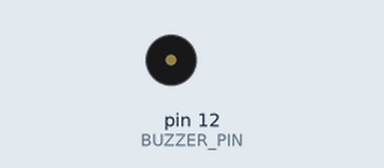
Simulated run of this sketch. Board: Arduino Uno, built with avr-gcc and run on an emulated ATmega328P. Shown: buzzer (waves = sounding, pin HIGH). At 13.6 s the program stops and its outputs stay as they are.

Above: at 0.54 s.
At 11.94 s:
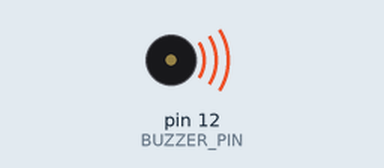
Timing chart, 0 to 15.1 s (numbered marks = the images above):
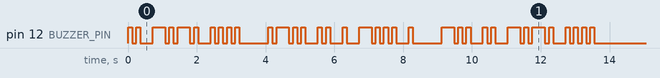

The sketch:

Active-Buzzer-Morsecode.ino
```cpp
// the pin for the active buzzer
#define BUZZER_PIN 12

// Global variables

// Speeds and lengths
int morseSpeed = 120;   // slow = 240, normal = 120, fast = 60
int dahLength = 3*morseSpeed;
int ditLength = 1*morseSpeed;

// Pauses
int pSymbol = 1*morseSpeed;
int pCharacter = 3*morseSpeed;
int pWord = 7*morseSpeed;

// The message to encode into morsecode
char message[] = "Ich liebe Dich";

// Setup
void setup() {
  // declare BUZZER_PIN as OUTPUT
  pinMode(BUZZER_PIN, OUTPUT);
}

// Loop
void loop() {
  // morse message
  morse(message);

  // Exit loop
  exit(0);
}

// Morsecodes
// Symbols:
//    Long   ===  (3 dits = 1 dah)
//    Short  =    (1 dit)
// Pauses:
//    between two symbols           _       (1 dit long)
//    between characters in a word  ___     (3 dits long)
//    between words                 _______ (7 dits long)
//
//  ALPHABET
//
// A  .-          =_===
// B  -...        ===_=_=_=
// C  -.-.
// D  -..
// E  .

// make beep
void beep(int duration){
  digitalWrite(BUZZER_PIN, HIGH);
  delay(duration);
  digitalWrite(BUZZER_PIN, LOW);
}

// pause between symbol
void pauseSymbol(){
  delay(pSymbol);
}

// pause between characters
void pauseCharacter(){
  delay(pCharacter);
}

// pause between words
void pauseWord(){
  delay(pWord);
}

// Dit
void dit(bool hasPauseSymbol = true){
  beep(ditLength);
  if(hasPauseSymbol){
    pauseSymbol();
  }
}

// Dah
void dah(bool hasPauseSymbol = true){
  beep(dahLength);
  if(hasPauseSymbol){
    pauseSymbol();
  }
}

// translate character to beep-code
void charToBeep(char character){
  switch (character) {
    case 'a':
      dit();
      dah(false);
      break;
    case 'b':
      dah();
      dit();
      dit();
      dit(false);
      break;
    case 'c':
      dah();
      dit();
      dah();
      dit(false);
      break;
    case 'd':
      dah();
      dit();
      dit(false);
      break;
    case 'e':
      dit(false);
      break;
    case 'f':
      dit();
      dit();
      dah();
      dit(false);
      break;
    case 'g':
      dah();
      dah();
      dit(false);
      break;
    case 'h':
      dit();
      dit();
      dit();
      dit(false);
      break;
    case 'i':
      dit();
      dit(false);
      break;
    case 'j':
      dit();
      dah();
      dah();
      dah(false);
      break;
    case 'k':
      dah();
      dit();
      dah(false);
      break;
    case 'l':
      dit();
      dah();
      dit();
      dit(false);
      break;
    case 'm':
      dah();
      dah(false);
      break;
    case 'n':
      dah();
      dit(false);
      break;
    case 'o':
      dah();
      dah();
      dah(false);
      break;
    case 'p':
      dit();
      dah();
      dah();
      dit(false);
      break;
    case 'q':
      dah();
      dah();
      dit();
      dah(false);
      break;
    case 'r':
      dit();
      dah();
      dit(false);
      break;
    case 's':
      dit();
      dit();
      dit(false);
      break;
    case 't':
      dah(false);
      break;
    case 'u':
      dit();
      dit();
      dah(false);
      break;
    case 'v':
      dit();
      dit();
      dit();
      dah(false);
      break;
    case 'w':
      dit();
      dah();
      dah(false);
      break;
    case 'x':
      dah();
      dit();
      dit();
      dah(false);
      break;
    case 'y':
      dah();
      dit();
      dah();
      dah(false);
      break;
    case 'z':
      dah();
      dah();
      dit();
      dit(false);
      break;
    case '1':
      dit();
      dah();
      dah();
      dah();
      dah(false);
      break;
    case '2':
      dit();
      dit();
      dah();
      dah();
      dah(false);
      break;
    case '3':
      dit();
      dit();
      dit();
      dah();
      dah(false);
      break;
    case '4':
      dit();
      dit();
      dit();
      dit();
      dah(false);
      break;
    case '5':
      dit();
      dit();
      dit();
      dit();
      dit(false);
      break;
    case '6':
      dah();
      dit();
      dit();
      dit();
      dit(false);
      break;
    case '7':
      dah();
      dah();
      dit();
      dit();
      dit(false);
      break;
    case '8':
      dah();
      dah();
      dah();
      dit();
      dit(false);
      break;
    case '9':
      dah();
      dah();
      dah();
      dah();
      dit(false);
      break;
    case '0':
      dah();
      dah();
      dah();
      dah();
      dah(false);
      break;
    default:
      break;
  }
}

// Morse-Code
void morse(char message[]){
  // initiate counter
  int i = 0;

  // loop through char-array
  while(i < strlen(message)){
    // make string lowercase only
    message[i] = tolower(message[i]);

    // Make beep-code
    charToBeep(message[i]);

    // check if there is any symbol left
    if(i < strlen(message)-1){
      // if the next symbol is a space, then do a pause between words
      // if next symbol is not a space, then do a pause between characters
      if(isspace(message[i+1])){
        pauseWord();
      } else {
        // dont do a pauseCharacter after a space
        if(isspace(message[i])) {
          // do nothing
          } else {
          pauseCharacter();
        }
      }
    }

    // increment counter
    i++;
  }
}
```

Measured:
- by itself, pin 12 (BUZZER_PIN): LOW → HIGH at 0.00 s, → LOW 0.12 s later, → HIGH 0.12 s later, → LOW 0.12 s later, … (70 changes in this stretch)
